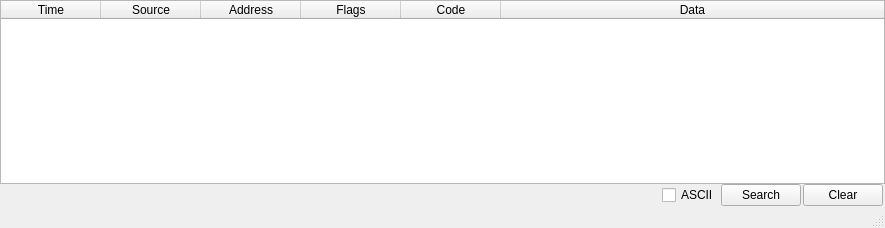
<?xml version="1.0" encoding="UTF-8"?>
<ui version="4.0">
 <class>QkRawWidget</class>
 <widget class="QMainWindow" name="QkRawWidget">
  <property name="geometry">
   <rect>
    <x>0</x>
    <y>0</y>
    <width>885</width>
    <height>228</height>
   </rect>
  </property>
  <property name="windowTitle">
   <string>MainWindow</string>
  </property>
  <widget class="QWidget" name="centralwidget">
   <layout class="QVBoxLayout" name="verticalLayout_3">
    <property name="spacing">
     <number>0</number>
    </property>
    <property name="margin">
     <number>0</number>
    </property>
    <item>
     <widget class="pTableWidget" name="packetTable">
      <property name="columnCount">
       <number>6</number>
      </property>
      <attribute name="horizontalHeaderStretchLastSection">
       <bool>true</bool>
      </attribute>
      <attribute name="verticalHeaderVisible">
       <bool>false</bool>
      </attribute>
      <attribute name="verticalHeaderDefaultSectionSize">
       <number>16</number>
      </attribute>
      <attribute name="verticalHeaderMinimumSectionSize">
       <number>16</number>
      </attribute>
      <column>
       <property name="text">
        <string>Time</string>
       </property>
      </column>
      <column>
       <property name="text">
        <string>Source</string>
       </property>
      </column>
      <column>
       <property name="text">
        <string>Address</string>
       </property>
      </column>
      <column>
       <property name="text">
        <string>Flags</string>
       </property>
      </column>
      <column>
       <property name="text">
        <string>Code</string>
       </property>
      </column>
      <column>
       <property name="text">
        <string>Data</string>
       </property>
      </column>
     </widget>
    </item>
    <item>
     <layout class="QHBoxLayout" name="horizontalLayout">
      <property name="spacing">
       <number>2</number>
      </property>
      <property name="leftMargin">
       <number>2</number>
      </property>
      <property name="rightMargin">
       <number>2</number>
      </property>
      <item>
       <spacer name="horizontalSpacer">
        <property name="orientation">
         <enum>Qt::Horizontal</enum>
        </property>
        <property name="sizeHint" stdset="0">
         <size>
          <width>40</width>
          <height>20</height>
         </size>
        </property>
       </spacer>
      </item>
      <item>
       <widget class="QCheckBox" name="ascii_checkBox">
        <property name="text">
         <string>ASCII</string>
        </property>
       </widget>
      </item>
      <item>
       <widget class="QPushButton" name="pushButton">
        <property name="text">
         <string>Search</string>
        </property>
       </widget>
      </item>
      <item>
       <widget class="QPushButton" name="clear_button">
        <property name="text">
         <string>Clear</string>
        </property>
       </widget>
      </item>
     </layout>
    </item>
   </layout>
  </widget>
  <widget class="QMenuBar" name="menubar">
   <property name="geometry">
    <rect>
     <x>0</x>
     <y>0</y>
     <width>885</width>
     <height>21</height>
    </rect>
   </property>
  </widget>
  <widget class="QStatusBar" name="statusbar"/>
 </widget>
 <customwidgets>
  <customwidget>
   <class>pTableWidget</class>
   <extends>QTableWidget</extends>
   <header>ptablewidget.h</header>
  </customwidget>
 </customwidgets>
 <resources/>
 <connections/>
</ui>
